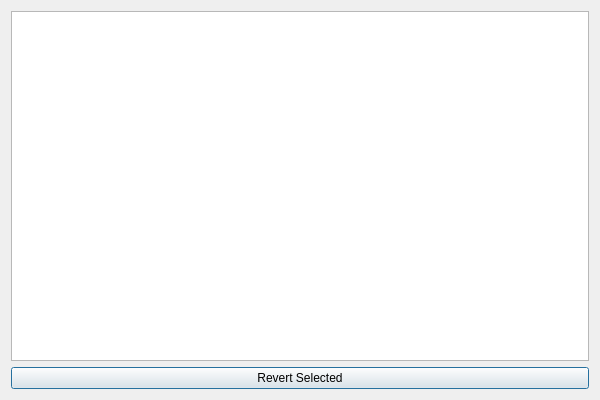
<?xml version="1.0" encoding="UTF-8"?>
<ui version="4.0">
 <class>CompareDataDialog</class>
 <widget class="QDialog" name="CompareDataDialog">
  <property name="geometry">
   <rect>
    <x>0</x>
    <y>0</y>
    <width>600</width>
    <height>400</height>
   </rect>
  </property>
  <property name="windowTitle">
   <string>Compare Current Data</string>
  </property>
  <layout class="QVBoxLayout" name="verticalLayout">
   <item>
    <widget class="QTableView" name="tableView"/>
   </item>
   <item>
    <widget class="QPushButton" name="buttonRevert">
     <property name="text">
      <string>Revert Selected</string>
     </property>
    </widget>
   </item>
  </layout>
 </widget>
 <resources/>
 <connections/>
</ui>
